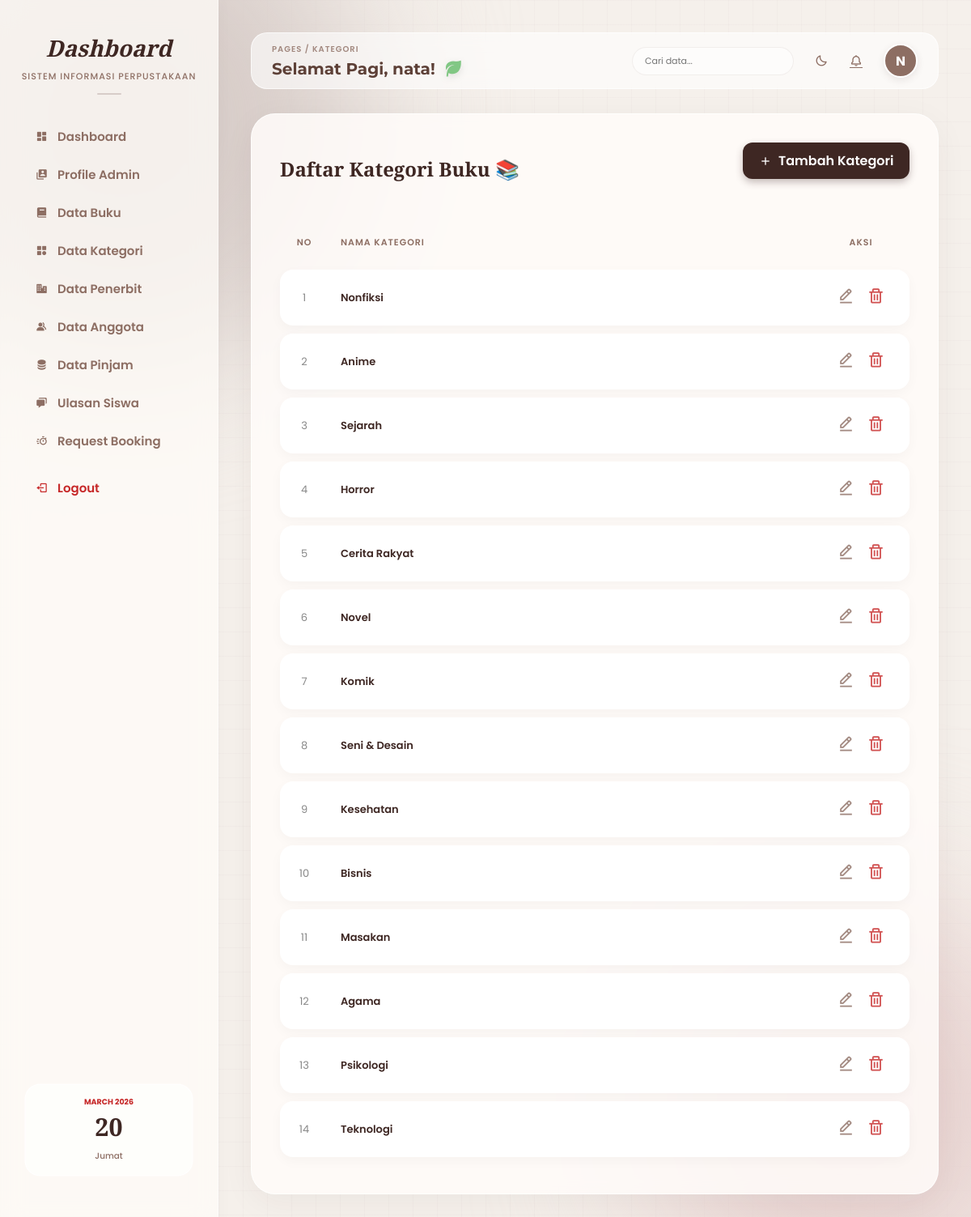
Page /dashboard.php?page=kategori (signed in) on the committed database.
### tables this page shows
CREATE TABLE `users` (
  `id` int(11) NOT NULL,
  `nama` varchar(100) NOT NULL,
  `no_tlp` varchar(20) NOT NULL,
  `email` varchar(100) NOT NULL,
  `username` varchar(12) NOT NULL,
  `password` varchar(12) NOT NULL,
  `akses` varchar(12) NOT NULL
);

CREATE TABLE `tbl_kategori` (
  `id_kategori` varchar(10) NOT NULL,
  `kategori` varchar(200) NOT NULL
);

### kategori/view_kategori.php (the view)
<?php
$data = mysqli_query($koneksi, "SELECT * FROM tbl_kategori ORDER BY id_kategori DESC");
?>
<div class="table-container fade-in-up">
    <div style="display: flex; justify-content: space-between; align-items: center; margin-bottom: 25px;">
        <h2 style="font-family: 'Playfair Display', serif; color: #3E2723; margin: 0;">Daftar Kategori Buku 📚</h2>
        <a href="?page=tambah_kategori" class="btn-tambah" style="text-decoration: none; background: #3E2723; color: #fff; padding: 10px 20px; border-radius: 12px; font-weight: 600; display: flex; align-items: center; gap: 8px;">
            <i class='bx bx-plus'></i> Tambah Kategori
        </a>
    </div>
    <table class="styled-table">
        <thead>
            <tr>
                <th style="width: 60px; text-align: center;">No</th>
                <th>Nama Kategori</th>
                <th style="width: 120px; text-align: center;">Aksi</th>
            </tr>
        </thead>
        <tbody>
            <?php
            $no = 1;
            if(mysqli_num_rows($data) > 0){
                while ($row = mysqli_fetch_array($data)) {
            ?>
                <tr>
                    <td style="text-align: center; color: #888;"><?= $no++; ?></td>
                    <td style="font-weight: 600; color: #3E2723;"><?= htmlspecialchars($row['kategori']); ?></td>
                    <td style="text-align: center;">
                        <div style="display: flex; gap: 15px; justify-content: center; align-items: center;">
                            <a href="?page=edit_kategori&id_kategori=<?= $row['id_kategori']?>"
                               title="Edit Kategori"
                               style="color: #8D6E63; font-size: 22px; text-decoration: none; opacity: 0.8;">
                               <i class='bx bx-edit-alt'></i>
                            </a>
                            <a href="kategori/hapus_kategori.php?id_kategori=<?= $row['id_kategori']?>"
                               onclick="return confirm('Yakin ingin menghapus kategori ini?')"
                               title="Hapus Kategori"
                               style="color: #C62828; font-size: 22px; text-decoration: none; opacity: 0.8;">
                               <i class='bx bx-trash'></i>
                            </a>
                        </div>
                    </td>
                </tr>
            <?php
                }
            } else {
                echo "<tr><td colspan='3' style='text-align:center; padding: 40px; color: #999;'>Belum ada data kategori.</td></tr>";
            }
            ?>
        </tbody>
    </table>
</div>

### dashboard.php (shortened to what this page needs)
<?php
include 'inc/koneksi.php';
$user = $_SESSION['username'];
$query = "SELECT * FROM users WHERE username='$user'";
$hasil = mysqli_query($koneksi, $query);
$tampil = mysqli_fetch_array($hasil);
$inisial = strtoupper(substr($tampil['username'], 0, 1));
$notif_q = mysqli_query($koneksi, "SELECT COUNT(*) as jumlah FROM tbl_booking WHERE status='Menunggu'");
$notif_d = mysqli_fetch_assoc($notif_q);
$jml_notif = $notif_d['jumlah'];
$hari_ini = date('l');
$tanggal = date('d');
$bulan_tahun = date('F Y');
$hari_indo = ['Sunday'=>'Minggu', 'Monday'=>'Senin', 'Tuesday'=>'Selasa', 'Wednesday'=>'Rabu', 'Thursday'=>'Kamis', 'Friday'=>'Jumat', 'Saturday'=>'Sabtu'];
$hari_fix = $hari_indo[$hari_ini];
?>
<!DOCTYPE html>
<html lang="id">
<head>
    <link href='https://unpkg.com/boxicons@2.1.4/css/boxicons.min.css' rel='stylesheet'>
    <link rel="stylesheet" href="style.css?v=<?php echo time(); ?>">
</head>
<body>
    <div class="dashboard-container">
        <div class="sidebar">
            <div class="sidebar-header">
                <h2>Dashboard</h2>
                <p>Sistem Informasi Perpustakaan</p>
            </div>
            <ul class="nav-links">
                <li><a href="dashboard.php"><i class='bx bxs-dashboard'></i> Dashboard</a></li>
                <li><a href="?page=profile"><i class='bx bxs-user-account'></i> Profile Admin</a></li>
                <li><a href="?page=buku"><i class='bx bxs-book'></i> Data Buku</a></li>
                <li><a href="?page=kategori"><i class='bx bxs-category'></i> Data Kategori</a></li>
                <li><a href="?page=penerbit"><i class='bx bxs-business'></i> Data Penerbit</a></li>
                <li><a href="?page=anggota"><i class='bx bxs-group'></i> Data Anggota</a></li>
                <li><a href="?page=peminjaman"><i class='bx bxs-data'></i> Data Pinjam</a></li>
                <li><a href="?page=ulasan"><i class='bx bxs-chat'></i> Ulasan Siswa</a></li>
                <li>
                    <a href="?page=booking" style="<?php if($jml_notif > 0) echo 'color:#C62828; font-weight:bold;'; ?>">
                        <i class='bx bx-timer'></i> Request Booking
                    </a>
                </li>
                <li><a href="#" class="logout-link" onclick="konfirmasiLogout(event)"><i class='bx bx-log-out'></i> Logout</a></li>
            </ul>
            <div class="sidebar-footer">
                <div class="calendar-widget">
                    <span class="cal-month"><?php echo $bulan_tahun; ?></span>
                    <h1 class="cal-day"><?php echo $tanggal; ?></h1>
                    <span class="cal-day-name"><?php echo $hari_fix; ?></span>
                </div>
            </div>
        </div>
        <div class="main-content">
            <div class="top-header">
                <div class="header-left">
                    <div class="breadcrumb">Pages / <span><?php echo isset($_GET['page']) ? ucfirst($_GET['page']) : 'Dashboard'; ?></span></div>
                    <div class="header-welcome">
                        <?php
                        $jam = date('H');
                        if ($jam >= 4 && $jam < 11) { $sapaan = "Selamat Pagi"; $icon = "<i class='bx bxs-leaf mood-icon' style='color: #81C784; font-size: 24px;'></i>"; }
                        elseif ($jam >= 11 && $jam < 15) { $sapaan = "Selamat Siang"; $icon = "<i class='bx bxs-sun mood-icon' style='color: #FFB74D; font-size: 24px;'></i>"; }
                        elseif ($jam >= 15 && $jam < 18) { $sapaan = "Selamat Sore"; $icon = "<i class='bx bxs-coffee mood-icon' style='color: #8D6E63; font-size: 24px;'></i>"; }
                        else { $sapaan = "Selamat Malam"; $icon = "<i class='bx bxs-moon mood-icon' style='color: #7986CB; font-size: 24px;'></i>"; }
                        ?>
                        <div class="greeting-wrapper">
                            <h3 class="greeting-text"><?php echo $sapaan; ?>, <?php echo htmlspecialchars($tampil['username']); ?>!</h3>
                            <?php echo $icon; ?>
                        </div>
                    </div>
                </div>
                <div class="header-right">
                    <form action="dashboard.php" method="GET" class="search-box">
                        <input type="text" name="keyword" class="search-input" placeholder="Cari data..." autocomplete="off">
                    </form>
                    <div style="display: flex; align-items: center; gap: 5px;">
                        <div class="notif-btn" id="darkModeBtn" title="Ganti Mode Gelap/Terang" style="cursor: pointer;"><i class='bx bx-moon'></i></div>
                        <a href="?page=booking" class="notif-btn" title="Lihat Request Booking"><i class='bx bx-bell'></i><?php if($jml_notif > 0): ?><span class="notif-dot"></span><?php endif; ?></a>
                    </div>
                    <div class="profile-dropdown">
                        <div class="mini-avatar"><?php echo $inisial; ?></div>
                    </div>
                </div>
            </div>
            <div class="content-wrapper">
                <?php
                if (isset($_GET['page'])) {
                    $page = $_GET['page'];
                    switch ($page) {
                        case 'kategori': include "kategori/view_kategori.php"; break;
                    }
                } ?>
            </div>
        </div>
    </div>
</body>
</html>

### rows in the picture
users: username "nata", username "N"
tbl_kategori: kategori "Nonfiksi"
tbl_kategori: kategori "Anime"
tbl_kategori: kategori "Sejarah"
tbl_kategori: kategori "Horror"
tbl_kategori: kategori "Cerita Rakyat"
tbl_kategori: kategori "Novel"
tbl_kategori: kategori "Komik"
tbl_kategori: kategori "Seni & Desain"
tbl_kategori: kategori "Kesehatan"
tbl_kategori: kategori "Bisnis"
tbl_kategori: kategori "Masakan"
tbl_kategori: kategori "Agama"
tbl_kategori: kategori "Psikologi"
tbl_kategori: kategori "Teknologi"

### other values in the picture
$_GET['page'] "KATEGORI"
$sapaan "Selamat Pagi"
